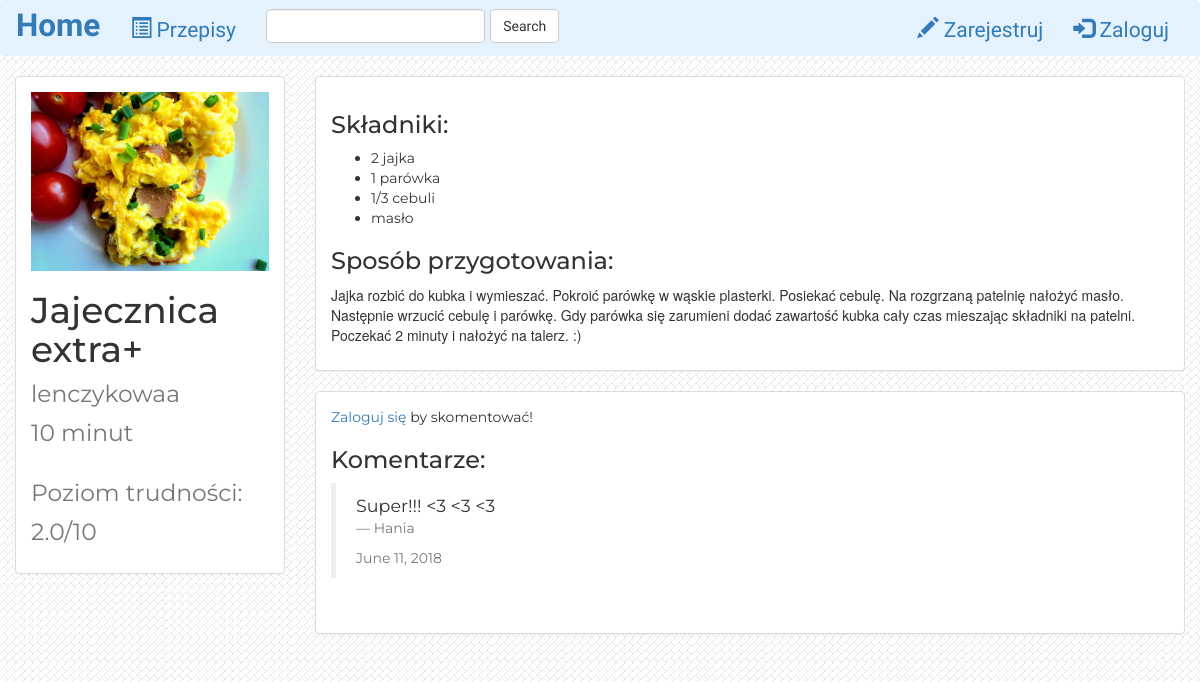
Screenshot of /recipes/4/ with the database file from the repository.
### recipes/models.py (models this page shows, shortened)
class Recipe(models.Model):
    name = models.CharField(max_length=100)
    time = models.IntegerField()
    difficulty = models.FloatField()
    ingridients = models.TextField()
    description = models.TextField()
    photo = models.FileField()
    is_favorite = models.BooleanField(default=False)
    user = models.ForeignKey(User, default=1)
    def splitingr(self):
        return (self.ingridients).split(",")
    def __str__(self):
        return self.name

class Comment(models.Model):
    user = models.ForeignKey(User, default=1)
    recipe = models.ForeignKey(Recipe, on_delete=models.CASCADE)
    content = models.TextField()
    time = models.DateField(auto_now_add=True)

### recipes/views.py (the view)
# urls.py: url(r'^(?P<pk>[0-9]+)/$', views.DetailView.as_view(), name='detail'),
class DetailView(generic.DetailView):
    model = Recipe
    template_name = 'recipes/detail.html'

### recipes/templates/recipes/detail.html (shortened to what this page needs)
{% extends 'recipes/base.html' %}
{% block body %}
<div class="container-fluid detail-container">
    <div class="row">
        <div class="col-sm-4 col-md-3">
            <div class="panel panel-default">
                <div class="panel-body">
                    <a href="{% url 'recipes:detail' recipe.id %}">
                        {% if recipe.photo %}
                            <img src="{{ recipe.photo.url }}" class="img-responsive">
                        {% else %}
                            <h3>No image to display</h3>
                        {% endif %}
                    </a>
                    <h1 class="det">{{ recipe.name }} <br> <small>{{ recipe.user }}<br>{{ recipe.time }} minut</small></h1>
                    <h1 class="det"><small>Poziom trudności: {{ recipe.difficulty }}/10</small></h1>
                </div>
            </div>
        </div>
        <div class="col-sm-8 col-md-9">
            <div class="panel panel-default">
                <div class="panel-body">
                    <h3 class="det">Składniki:</h3>
                    <ul>
                    {% for ingridient in recipe.splitingr %}
                    <li class="det">{{ ingridient }}</li>
                    {% endfor %}
                    </ul>
                    <h3 class="det">Sposób przygotowania:</h3>
                    <p font-family="Montserrat">{{ recipe.description|safe|linebreaks }}</p>
                </div>
            </div>
        <div class="panel panel-default">
                <div class="panel-body det">
                    {% if user.is_active %}
                    <p class="det"> <a href="{% url 'recipes:comment' %}?recipe={{ recipe.id }}">Skomentuj ten przepis!</a> </p>
                    {% else %}
                    <p class="det"><a href="{% url 'recipes:login_user' %}">Zaloguj się</a> by skomentować!</p>
                    {% endif %}
                    <h3 class="det">Komentarze:</h3>
                {% for comment in recipe.comment_set.all %}
                    <blockquote>{{ comment.content }}
                    <footer>{{ comment.user }}<p>         </p>{{ comment.time }} <br></footer>
                    </blockquote>
                    <br>
                    {% endfor %}
                </div></div>
        </div>
    </div>
</div>
{% endblock %}

### recipes/static/recipes/style.css (style rules this page uses)
body { background: white url('images/background.png'); }
.det { font-family: "Montserrat"; }

### rows the page displays
Recipe: photo (picture), name "Jajecznica extra+", user "lenczykowaa", time "10", difficulty "2.0", description "Jajka rozbić do kubka i wymieszać. Pokroić parówkę w wąskie plasterki. Posiekać cebulę. Na rozgrzaną patelnię nałożyć masło. Następnie wrzucić cebulę i parówkę. Gdy parówka się zarumieni dodać zawartość kubka cały czas mieszając składniki na patelni. Poczekać 2 minuty i nałożyć na talerz. :)"
Comment: content "Super!!! <3 <3 <3", user "Hania", time "June 11, 2018"

### other values shown
{{ ingridient }} "2 jajka" "1 parówka" "1/3 cebuli" "masło"
